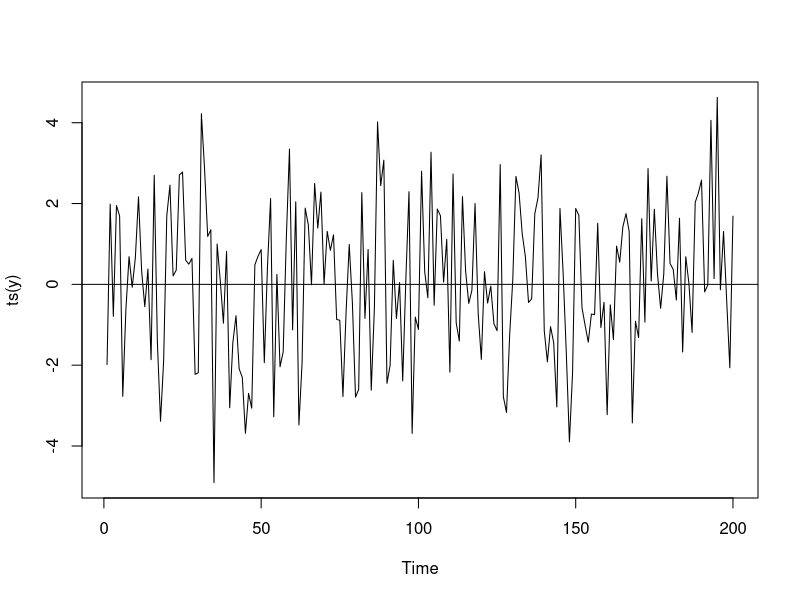
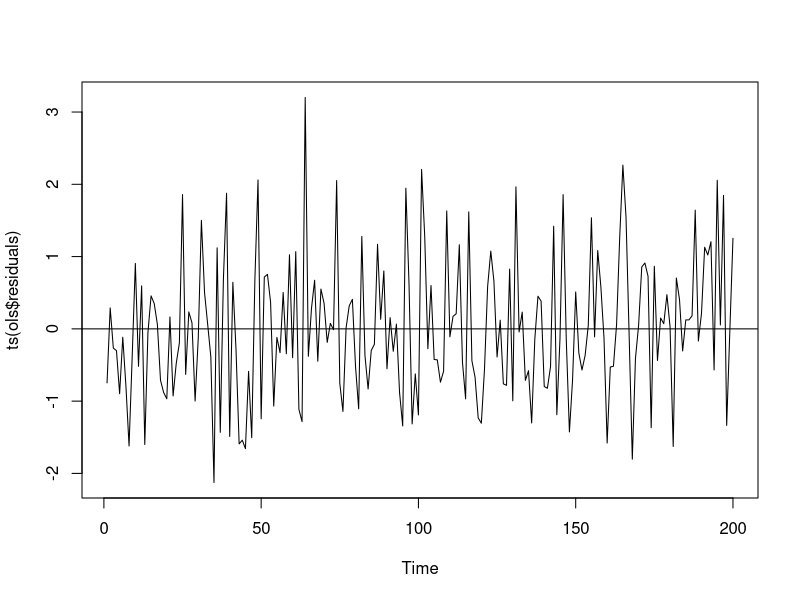
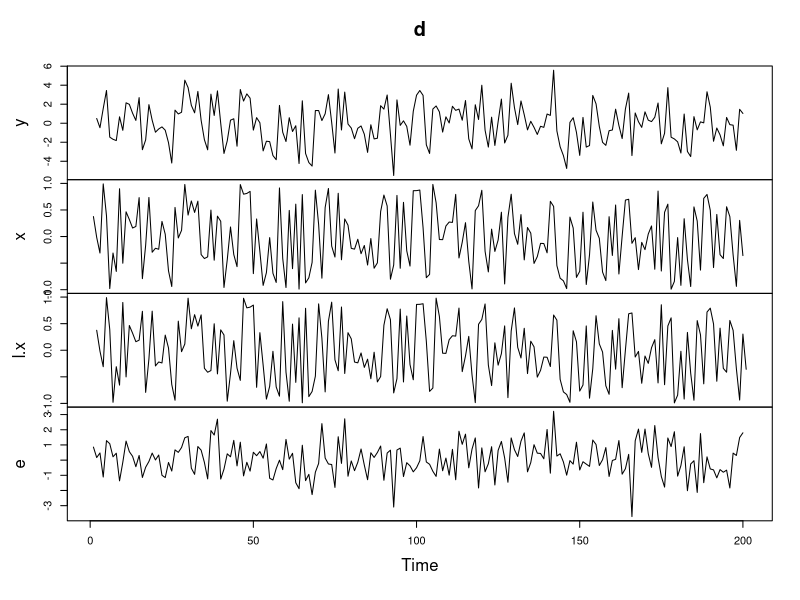
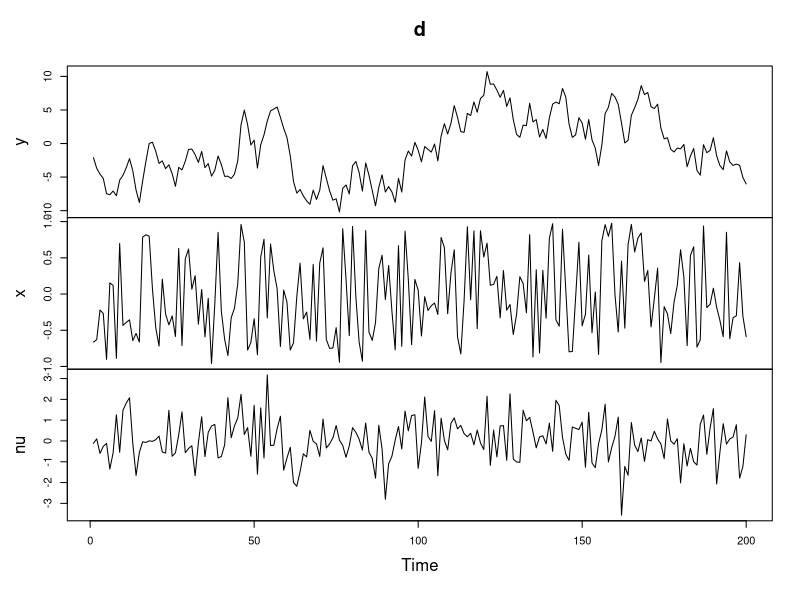
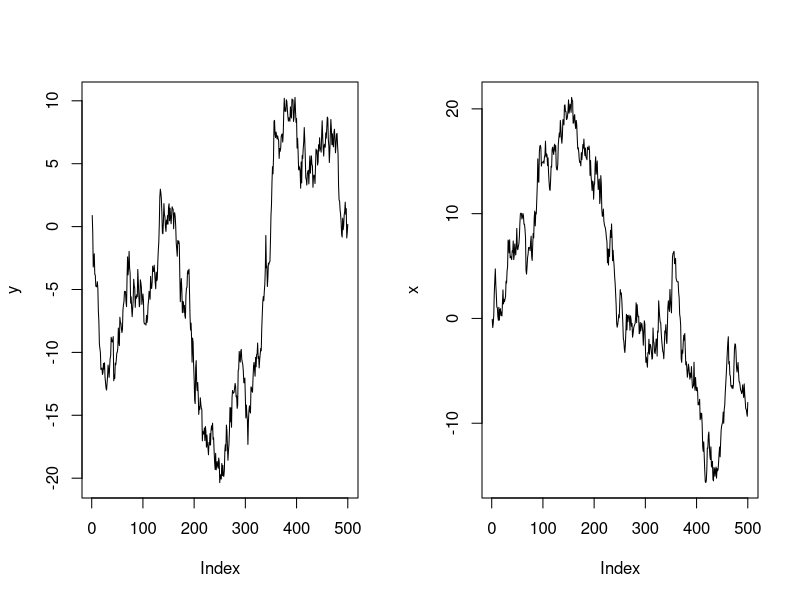

Source code (R) for these figures, in order:
#################################################################
# Basic time-series. TS is nasty. this is the tip of the iceberg.
# Lab 8, 27.10.14
# Quant III, Elad Zippory (most of the code taken from Pablo 2013)
#################################################################

# install.packages(c("lmtest","urca","car"))

# no serial correlation and no lagged covariates)
#--------------------------------------------------

rm(list=ls())

set.seed(123)

# generating simulated data
t <- 200
x <- runif(t, -1, 1)
e <- rnorm(t, 0, 1)
beta <- 3

y <- beta * x + e

plot(ts(y))
abline(h = 0)


# OLS is unbiased and efficient
summary(ols <- lm(y ~ x))

plot(ts(ols$residuals))
abline(h = 0)

# testing for serial correlation
library(car)
durbinWatsonTest(ols, max.lag=1)
# note: H0 = no autocorrelation
# D-W Stats near 2 imply we do not reject the null

library(lmtest)
bgtest(ols)
dwtest(ols)

# Lab work:
#------------------------------------
# let's try to implement the BG test.
# Hints:
#   1) ols$resid
#   2) summary(ols)$r.squared
#   3) qchisq()



# no serial correlation and lagged covariates)
#--------------------------------------------------

rm(list=ls())
set.seed(777)

t <- 200
## now using 'ts' function (this will make computing lags easier)
x <- ts(runif(t, -1, 1))
l.x <- lag(x, -1)
e <- ts(rnorm(t, 0, 1))
beta <- 3
gamma <- 1
y <- beta * x + gamma * l.x + e

## putting it all together
d <- ts.union(y, x, l.x, e)
plot(d)

# everything still works...
summary(ols <- lm(y ~ x + l.x, data=d))
bgtest(ols)

summary(ols <- lm(y ~ x, data=d))
bgtest(ols)


# serial correlation and no lagged covariates)
#--------------------------------------------------

rm(list=ls())
set.seed(444)

t <- 200
x <- ts(runif(t, -1, 1))
rho <- 0.9
# generating AR1 errors
nu <- ts(rnorm(t))

beta <- 3

y <- beta * x + nu
for (i in 2:t){ y[i] <- rho*y[i-1] + y[i] }


d <- ts.union(y, x, nu)
plot(d) ## what plots show serial correlation?

summary(ols <- lm(y ~ x, data=d))

library(lmtest)
dwtest(ols)
bgtest(ols)

l.y <- lag(y, -1)
d <- ts.union(y, x, l.y, nu)
summary(ols_lagged <- lm(y ~ l.y + x, data=d))

bgtest(ols_lagged)


# spurious regression
#--------------------------------------------------

# two unrelated nonstationary series, if we use OLS we find a strong correlation

rm(list=ls())
set.seed(333)
t <- 500
x <- rnorm(t)
for (i in 2:t){ x[i] <- x[i-1] + rnorm(1) } ## x is I(1)
y <- rnorm(t)
for (i in 2:t){ y[i] <- y[i-1] + rnorm(1) } ## y is also I(1)

## both non-stationary
library(urca)
summary(ur.df(x, type="drift", lags=0))
summary(ur.df(x, type="none", lags=0))

par(mfrow=c(1,2))
plot(y, type="l")
plot(x, type="l")
par(mfrow=c(1,1))

## spurious regression
summary(lm(y ~ x))

set.seed(123)
TT=c(100,500,1000,10000,100000)
for (t in TT)
{
  x <- rnorm(t)
  for (i in 2:t){ x[i] <- x[i-1] + rnorm(1) }
  y <- rnorm(t)
  for (i in 2:t){ y[i] <- y[i-1] + rnorm(1) }
  
  # insane t-values
  print(summary(lm(y ~ x))$coefficients[2,3])
}

